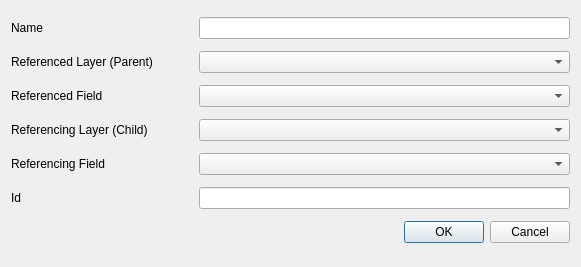
<?xml version="1.0" encoding="UTF-8"?>
<ui version="4.0">
 <class>QgsRelationAddDlgBase</class>
 <widget class="QDialog" name="QgsRelationAddDlgBase">
  <property name="geometry">
   <rect>
    <x>0</x>
    <y>0</y>
    <width>581</width>
    <height>267</height>
   </rect>
  </property>
  <property name="windowTitle">
   <string>Add Relation</string>
  </property>
  <layout class="QGridLayout" name="gridLayout">
   <item row="1" column="0">
    <widget class="QLabel" name="label_7">
     <property name="text">
      <string>Name</string>
     </property>
    </widget>
   </item>
   <item row="4" column="1" colspan="2">
    <widget class="QgsMapLayerComboBox" name="mCbxReferencingLayer"/>
   </item>
   <item row="9" column="0">
    <widget class="QLabel" name="label_5">
     <property name="text">
      <string>Id</string>
     </property>
    </widget>
   </item>
   <item row="15" column="0" colspan="3">
    <widget class="QDialogButtonBox" name="mButtonBox">
     <property name="orientation">
      <enum>Qt::Horizontal</enum>
     </property>
     <property name="standardButtons">
      <set>QDialogButtonBox::Cancel|QDialogButtonBox::Ok</set>
     </property>
    </widget>
   </item>
   <item row="4" column="0">
    <widget class="QLabel" name="label">
     <property name="text">
      <string>Referencing Layer (Child)</string>
     </property>
    </widget>
   </item>
   <item row="5" column="1" colspan="2">
    <widget class="QgsFieldComboBox" name="mCbxReferencingField"/>
   </item>
   <item row="5" column="0">
    <widget class="QLabel" name="label_2">
     <property name="text">
      <string>Referencing Field</string>
     </property>
    </widget>
   </item>
   <item row="2" column="0">
    <widget class="QLabel" name="label_3">
     <property name="text">
      <string>Referenced Layer (Parent)</string>
     </property>
    </widget>
   </item>
   <item row="3" column="0">
    <widget class="QLabel" name="label_4">
     <property name="text">
      <string>Referenced Field</string>
     </property>
    </widget>
   </item>
   <item row="3" column="1" colspan="2">
    <widget class="QgsFieldComboBox" name="mCbxReferencedField"/>
   </item>
   <item row="9" column="1" colspan="2">
    <widget class="QLineEdit" name="mTxtRelationId"/>
   </item>
   <item row="2" column="1" colspan="2">
    <widget class="QgsMapLayerComboBox" name="mCbxReferencedLayer"/>
   </item>
   <item row="1" column="1" colspan="2">
    <widget class="QLineEdit" name="mTxtRelationName"/>
   </item>
  </layout>
 </widget>
 <customwidgets>
  <customwidget>
   <class>QgsMapLayerComboBox</class>
   <extends>QComboBox</extends>
   <header location="global">qgsmaplayercombobox.h</header>
  </customwidget>
  <customwidget>
   <class>QgsFieldComboBox</class>
   <extends>QComboBox</extends>
   <header location="global">qgsfieldcombobox.h</header>
  </customwidget>
 </customwidgets>
 <tabstops>
  <tabstop>mTxtRelationName</tabstop>
  <tabstop>mCbxReferencedLayer</tabstop>
  <tabstop>mCbxReferencedField</tabstop>
  <tabstop>mCbxReferencingLayer</tabstop>
  <tabstop>mCbxReferencingField</tabstop>
  <tabstop>mTxtRelationId</tabstop>
 </tabstops>
 <resources/>
 <connections>
  <connection>
   <sender>mButtonBox</sender>
   <signal>accepted()</signal>
   <receiver>QgsRelationAddDlgBase</receiver>
   <slot>accept()</slot>
   <hints>
    <hint type="sourcelabel">
     <x>248</x>
     <y>254</y>
    </hint>
    <hint type="destinationlabel">
     <x>157</x>
     <y>274</y>
    </hint>
   </hints>
  </connection>
  <connection>
   <sender>mButtonBox</sender>
   <signal>rejected()</signal>
   <receiver>QgsRelationAddDlgBase</receiver>
   <slot>reject()</slot>
   <hints>
    <hint type="sourcelabel">
     <x>316</x>
     <y>260</y>
    </hint>
    <hint type="destinationlabel">
     <x>286</x>
     <y>274</y>
    </hint>
   </hints>
  </connection>
 </connections>
</ui>
